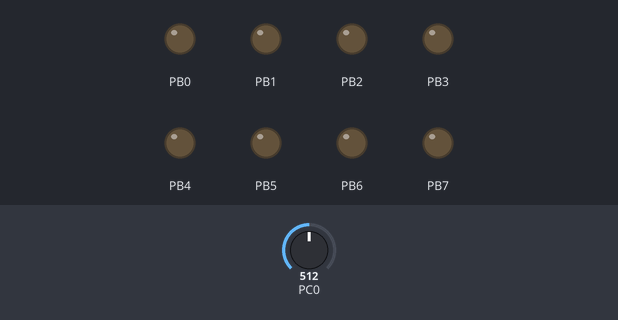
Bench run of a program on a simulated ATmega328P, built with avr-gcc and emulated at 16 MHz. On the bench: output pins drawn as LEDs (lit = HIGH). The test bench sets the inputs (shaded band); at power-on: PC0 = 512.

Above: at 1.2 s.
1.3 s: PC0 set to 306
At 1.8 s:
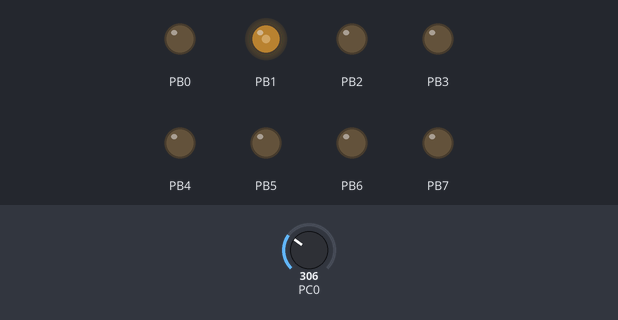
2.8 s: PC0 set to 122
At 4.2 s:
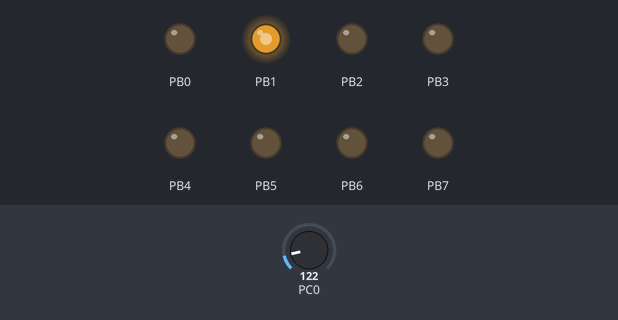
Timing chart, 0 to 5.8 s (numbered marks = the images above; inputs shaded):
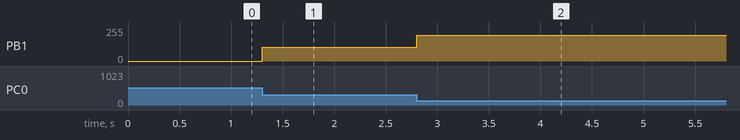

The program:

main.c
```c
/*
 * GccApplication5.c
 *
 * Created: 10/11/2022 2:52:22 PM
 * Author : jose_
 */

#include <avr/io.h>
#define F_CPU 16000000UL
#include <util/delay.h>
#include <avr/interrupt.h>

int clear;

int main(void){

	DDRB = 0xFF;

	TCCR1A = 0b11000110;
	TCCR1B = 0b00001001;

	ADCSRA = 0b10000111;
	ADMUX = 0b01000000;
	TCNT1 = 0;
	OCR1A = 0;
	OCR1B = 0;
	OCR2A = 0;

	sei();

    while (1) {

		ADCSRA |= (1<<ADSC);
		while(ADCSRA & (1<<ADSC));
		OCR1A = ADC;
		OCR1B = ADC;
		OCR2A = ADC;
		clear = ADCH;

		//for (int i = 0; i <= 0x03ff; i ++){
				//OCR1A = OCR1A-1;
			//_delay_ms(50); }

		//OCR1A=0x3ff;

	}
}

ISR(TIMER1_COMPA_vect)
{
	if(PORTB == 0xff){
		OCR1A = ADC * 64;
		OCR1B = ADC * 64;
		OCR2A = ADC * 64;
	}
	else
	 {
		 OCR1A = 100;
		 OCR1B = 200;
		 OCR2A = 200;
}
}
```

Measured:
- after the input at 1.3 s, PB1: 0/255 → 102/255 at once
- after the input at 2.8 s, PB1: 102/255 → 194/255 at once
